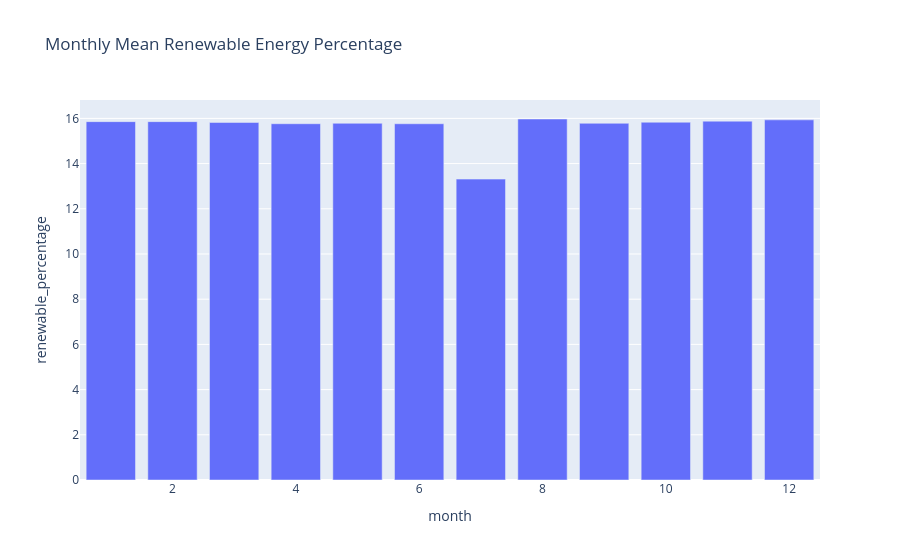

Notebook source saved alongside this figure:
### Code cell
df["month"] = df["datetime"].dt.month

monthly_re = (
    df.groupby("month")["renewable_percentage"]
    .mean()
    .reset_index()
)

fig = px.bar(
    monthly_re,
    x="month",
    y="renewable_percentage",
    title="Monthly Mean Renewable Energy Percentage"
)

fig.show()

### Figure 1 — Plotly figure (JSON) as saved in the notebook; plotly's stock layout.template omitted (floating-point values rounded to 4 significant figures)
{"data": [{"hovertemplate": "month=%{x}<br>renewable_percentage=%{y}<extra></extra>", "legendgroup": "", "marker": {"color": "#636efa", "pattern": {"shape": ""}}, "name": "", "orientation": "v", "showlegend": false, "textposition": "auto", "type": "bar", "x": [1, 2, 3, 4, 5, 6, 7, 8, 9, 10, 11, 12], "xaxis": "x", "y": [15.86, 15.86, 15.82, 15.76, 15.78, 15.76, 13.31, 15.97, 15.78, 15.83, 15.88, 15.94], "yaxis": "y"}], "layout": {"barmode": "relative", "legend": {"tracegroupgap": 0}, "title": {"text": "Monthly Mean Renewable Energy Percentage"}, "xaxis": {"anchor": "y", "domain": [0, 1], "title": {"text": "month"}}, "yaxis": {"anchor": "x", "domain": [0, 1], "title": {"text": "renewable_percentage"}}}}
